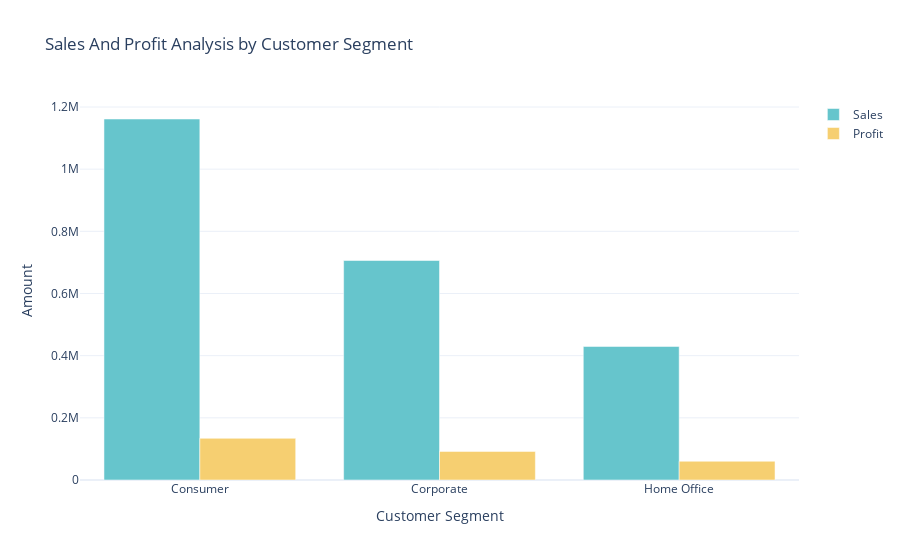

Write notebook code for a chart like this one.
### Code cell
sales_profit_by_segment = data.groupby('Segment').agg({'Sales': 'sum', 'Profit': 'sum'}).reset_index()

color_palette = colors.qualitative.Pastel 

fig = go.Figure()
fig.add_trace(go.Bar(x=sales_profit_by_segment['Segment'],
                     y=sales_profit_by_segment['Sales'],
                     name='Sales',
                     marker_color=color_palette[0]))

fig.add_trace(go.Bar(x=sales_profit_by_segment['Segment'],
                     y=sales_profit_by_segment['Profit'],
                     name='Profit',
                     marker_color=color_palette[1]))

fig.update_layout(title='Sales And Profit Analysis by Customer Segment',
                  xaxis_title='Customer Segment', yaxis_title='Amount')

fig.show()

### Figure 1 — Plotly figure (JSON) as saved in the notebook; plotly's stock layout.template omitted (floating-point values rounded to 4 significant figures)
{"data": [{"marker": {"color": "rgb(102, 197, 204)"}, "name": "Sales", "type": "bar", "x": ["Consumer", "Corporate", "Home Office"], "y": [1161000.0, 706100.0, 429700.0]}, {"marker": {"color": "rgb(246, 207, 113)"}, "name": "Profit", "type": "bar", "x": ["Consumer", "Corporate", "Home Office"], "y": [134100.0, 91980.0, 60300.0]}], "layout": {"title": {"text": "Sales And Profit Analysis by Customer Segment"}, "xaxis": {"title": {"text": "Customer Segment"}}, "yaxis": {"title": {"text": "Amount"}}}}
